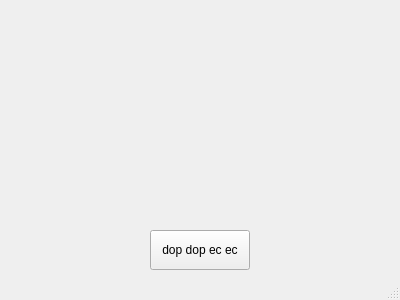
<?xml version="1.0" encoding="UTF-8"?>
<ui version="4.0">
 <class>MainWindow</class>
 <widget class="QMainWindow" name="MainWindow">
  <property name="geometry">
   <rect>
    <x>100</x>
    <y>100</y>
    <width>400</width>
    <height>300</height>
   </rect>
  </property>
  <property name="windowTitle">
   <string>Circle Drawer</string>
  </property>
  <widget class="QWidget" name="centralwidget">
   <widget class="QPushButton" name="pushButton">
    <property name="geometry">
     <rect>
      <x>150</x>
      <y>230</y>
      <width>100</width>
      <height>40</height>
     </rect>
    </property>
    <property name="text">
     <string>dop dop ec ec</string>
    </property>
   </widget>
  </widget>
  <widget class="QStatusBar" name="statusbar"/>
 </widget>
 <resources/>
 <connections/>
</ui>
